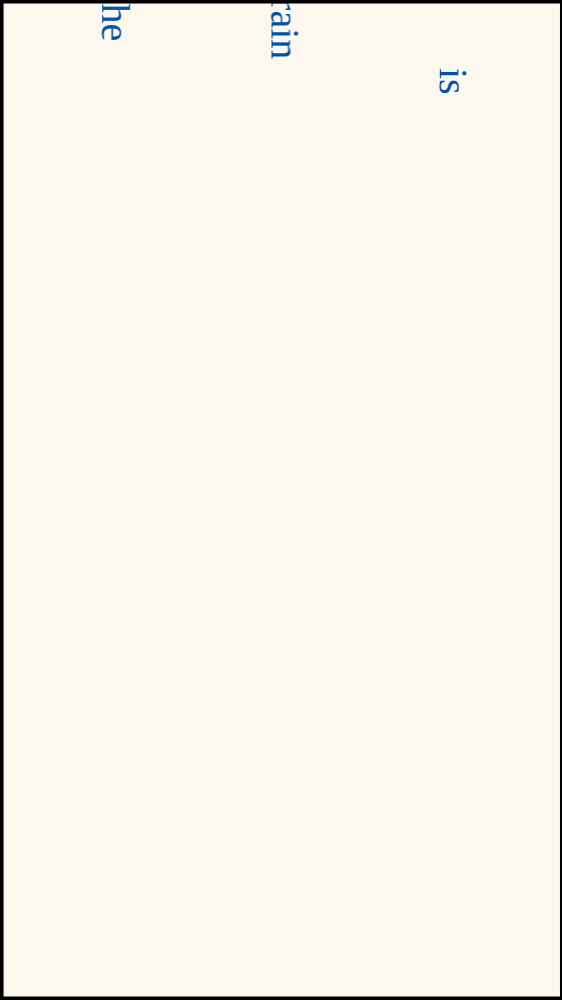
Frame 1 (no input)
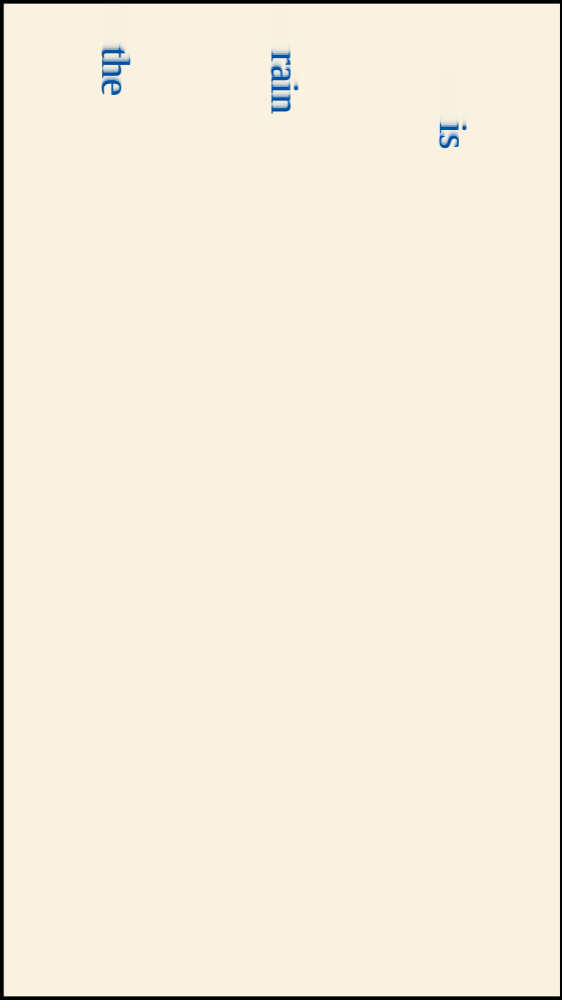
Frame 60 (no input)
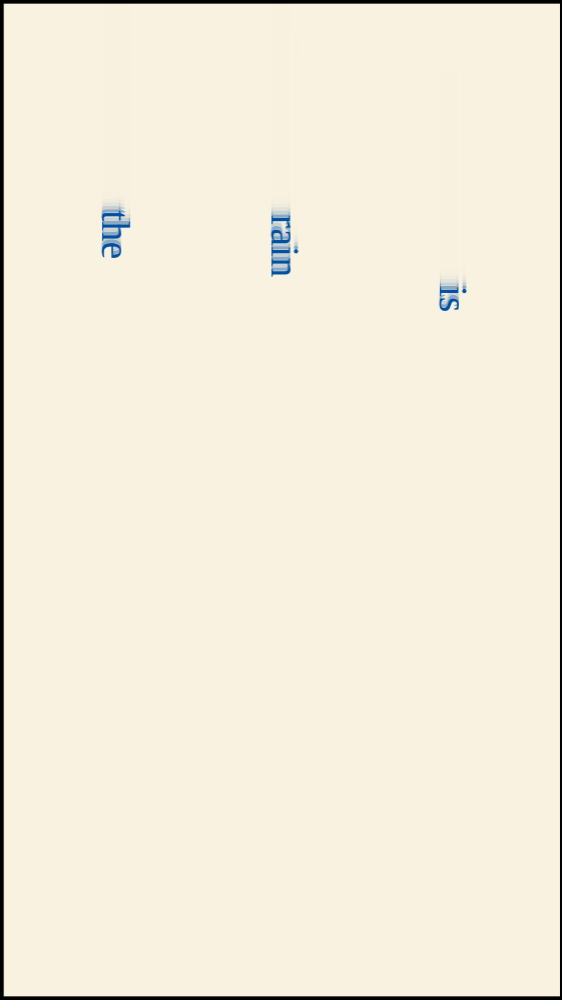
Frame 120 (the mouse pressed at the canvas centre since frame 60)

The p5.js sketch that drew these frames (run headless with seeded random() and noise() and a simulated clock; from frame 60 on, the mouse is pressed at the canvas centre):

// p5.js sketch
// ── sketch.js
/**
 * TextRaindrops
 * 
 * Start the words "the", "rain", and "is" falling down slowly, 
 * then the word "raining" falls down a lot, 
 * and finally the words "the rain is raining all around" slowly appear.
 * 
 */

let textDrops = [];
let startRain = false;
let opacity = 0;
let actTime = 600;
let timer = 0;

function setup() {
  createCanvas(windowHeight * 9 / 16, windowHeight);

  textFont('Georgia');

  // the words "the", "rain", and "is"
  textDrops.push(new TextDrop("the", 0));
  textDrops[0].x = width * 0.2;
  textDrops.push(new TextDrop("rain", 0));
  textDrops[1].x = width * 0.5;
  textDrops.push(new TextDrop("is", 0));
  textDrops[2].x = width * 0.8;
}

function draw() {
  timer++;
  background(249, 242, 224, 140);

  // Start the words "the", "rain", and "is" falling down slowly.
  for (let i = 0; i < textDrops.length; i++) {
    textDrops[i].show();
    if (textDrops[i].disapTimer < 0) {
      textDrops.splice(i, 1);
    }
  }

  if (textDrops.length == 0) {
    startRain = true;
  }

  if (startRain && timer < actTime) {
    if (random(1) < 0.4) {
      textDrops.push(new TextDrop("raining", random(2, 6)));
    }
  }

  // Finally the words "the rain is raining all around" slowly appear.
  if (timer >= actTime) {
    if (opacity < 255) {
      opacity++;
    }
    noStroke();
    fill(0, opacity);
    textSize(width / 25);
    text("The rain is raining all around", width * 0.25, height * 0.32);
    text("It falls on field and tree,", width * 0.25, height * 0.39);
    text("It rains on the umbrellas here, ", width * 0.25, height * 0.46);
    text("And on the ships at sea. ", width * 0.25, height * 0.53);
    textSize(width / 30);
    text("-", width * 0.50, height * 0.63);
    text("Robert", width * 0.54, height * 0.63);
    text("Louis", width * 0.54, height * 0.66);
    text("Stevenson", width * 0.54, height * 0.69);
  }

  // box
  noFill();
  stroke(0);
  strokeWeight(width / 80);
  rect(0, 0, width, height);
}

class TextDrop {
  constructor(_str, _vel) {
    this.str = _str;
    this.strs = split(this.str, '');
    this.x = random(width);
    this.y = random(0, height * 0.20);
    // this.endY = random(height * 0.70, height * 0.99);  // final destination
    this.endY = height * 0.98;
    this.vel = _vel;
    this.disapTimer = random(10, 30);
    this.direction = random(1);
  }

  // move the text drop
  move() {
    if (this.y < this.endY) {
      this.vel += 0.03;
      this.y += this.vel;
    } else {  // It's starting to disappear
      this.disapTimer--;
    }
  }

  show() {
    this.move();

    noStroke();
    fill(0, 80, 164);
    textSize(width / 14);

    push();
    textAlign(RIGHT, CENTER);
    translate(this.x, this.y);
    if (this.y < this.endY) { // The end point has not been reached
      push();
      rotate(PI / 2);
      text(this.str, 0, 0);
      pop();
    } else {
      fill(0, 80, 164, 255 - (60 - this.disapTimer) * 3);
      let radius = width * 0.15;
      if (this.direction < 0.5) {
        translate(radius, radius * 0.3);
      } else {
        translate(-radius, radius * 0.3);
      }
      // circle words
      for (let i = 0; i < this.strs.length; i++) {
        let ni = this.strs.length - 1 - i;

        push();
        if (this.direction < 0.5) {
          rotate(PI / 18 * i);
          translate(-radius, -radius * 0.3);
          push();
          rotate(-PI / 2);
        } else {
          rotate(-PI / 18 * i);
          translate(radius, -radius * 0.3);
          push();
          rotate(PI / 2);
        }
        text(this.strs[ni], 0, 0);
        pop();
        pop();
      }
    }
    pop();
  }
}
